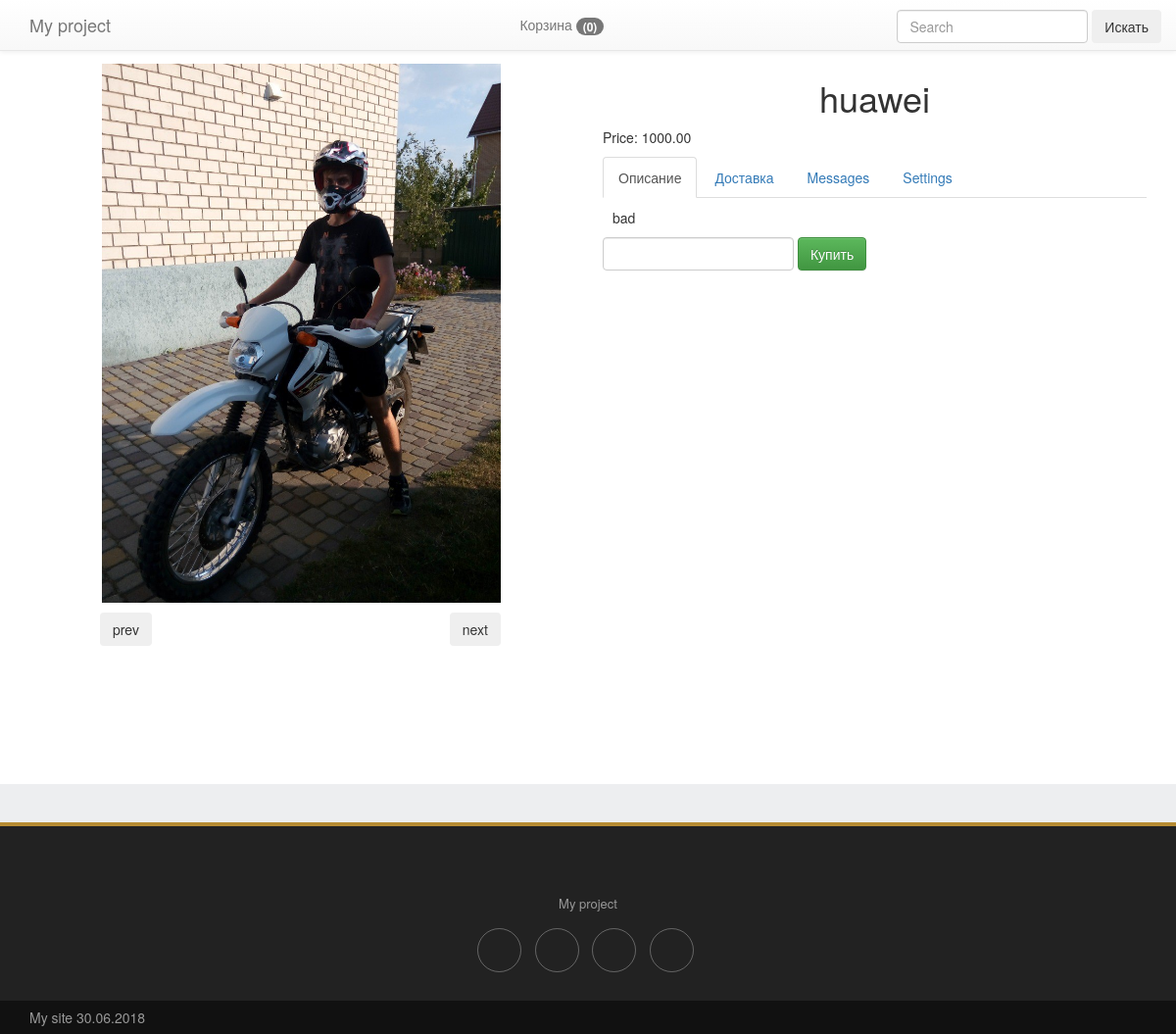
Page /product/3/ on the committed database.
### products/models.py (models this page shows, shortened)
class ProductImage(models.Model):
    product = models.ForeignKey(Product, blank=True, null=True, default=None, on_delete=models.CASCADE)
    image = models.ImageField(upload_to='media2/products_images/', blank=True)
    is_main = models.BooleanField(default=False)
    is_active = models.BooleanField(default=True)
    created = models.DateTimeField(auto_now_add=True, auto_now=False)
    updated = models.DateTimeField(auto_now_add=False, auto_now=True)

class Product(models.Model):
    name = models.CharField(max_length=64, blank=True, null=True, default=None)
    price = models.DecimalField(max_digits=10, decimal_places=2, default=0)
    discount = models.IntegerField(default=0)
    category = models.ForeignKey(ProductCategory, blank=True, null=True, default=None, on_delete=models.CASCADE)
    short_description = models.TextField(blank=True, null=True, default=None)
    description = models.TextField(blank=True, null=True, default=None)
    is_active = models.BooleanField(default=True)
    created = models.DateTimeField(auto_now_add=True, auto_now=False)
    updated = models.DateTimeField(auto_now_add=False, auto_now=True)

### products/views.py (the view)
# urls.py: path("product/<int:product_id>/", views.product, name='product'),
def product(request, product_id):
    product = Product.objects.get(id=product_id)
    session_key = request.session.session_key
    if not session_key:
        request.session.cycle_key()
    return render(request, 'products/product.html', locals())

### orders/context_processors.py (called while the page is built)
def getting_basket_info(request):
    session_key = request.session.session_key
    if not session_key:
        request.session['sessin_key'] = 123
        request.session.cycle_key()
    products_in_basket = ProductInBasket.objects.filter(session_key=session_key, is_active=True, order__isnull=True)
    products_total_nmb = products_in_basket.count()
    return locals()

### templates/products/product.html (shortened to what this page needs)
{% extends 'base.html' %}
{% load static %}
{% block content %}
    <div class="container" style="margin-top: 60px;">
        <div class="row">
            <div class="col-lg-6" id="btn-press">
                <div class="product-image-item" id="my">
                    {% for image_item in product.productimage_set.all %}
                        <img src="{{ image_item.image.url }}" class="img-responsive">
                    {% endfor %}
                </div>
                <div class="press">
                    <input type="button" class="btn prev" value="prev" id="prev">
                    <input type="button" class="btn next" value="next" id="next">
                </div>
            </div>
            <div class="col-lg-6">
                <h1 class="text-center">
                    {{ product.name }}
                </h1>
                <div class="">
                    <p>
                        Price: {{ product.price }}
                    </p>
                </div>
                <div>
                    <ul class="nav nav-tabs" role="tablist">
                        <li role="presentation" class="active">
                            <a href="#description" aria-controls="home" role="tab" data-toggle="tab">
                                Описание
                            </a>
                        </li>
                        <li role="presentation">
                            <a href="#delivery" aria-controls="profile" role="tab" data-toggle="tab">
                                Доставка
                            </a>
                        </li>
                        <li role="presentation"><a href="#messages" aria-controls="messages" role="tab"
                                                   data-toggle="tab">Messages</a></li>
                        <li role="presentation"><a href="#settings" aria-controls="settings" role="tab"
                                                   data-toggle="tab">Settings</a></li>
                    </ul>
                    <div class="tab-content product-description-tabs">
                        <div role="tabpanel" class="tab-pane active" id="description">
                            {{ product.description }}
                        </div>
                    </div>
                </div>
                <div>
                    <form id="form_buying_product" class="form-inline"
                          action="{% url 'basket_adding' %}">{% csrf_token %}
                        <div class="form-group">
                            <input type="number" class="form-control" name="number" id="number">
                        </div>
                        <div class="form-group">
                            <button type="submit" id="submit_btn" class="btn btn-success btn-buy"
                                    data-product_id="{{ product.id }}"
                                    data-name="{{ product.name }}"
                                    data-price="{{ product.price }}"
                            >
                                Купить
                            </button>
                        </div>
                    </form>
                </div>
            </div>
        </div>
    </div>
{% endblock %}

### templates/products/product.html (style rules this page uses)
#my img { display: none; height: 550px; margin: 0 auto; }
#my img:first-child { display: block; }
.prev { margin-left: 72px; }
.next { margin-left: 300px; }

### rows in the picture
ProductImage: image (picture)
Product: name "huawei", price "1000.00", description "bad"
